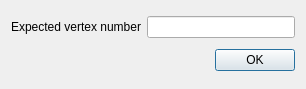
<?xml version="1.0" encoding="UTF-8"?>
<ui version="4.0">
 <class>DialogSurfaceMeshSimplification</class>
 <widget class="QDialog" name="DialogSurfaceMeshSimplification">
  <property name="geometry">
   <rect>
    <x>0</x>
    <y>0</y>
    <width>306</width>
    <height>89</height>
   </rect>
  </property>
  <property name="windowTitle">
   <string>Surface Sampling</string>
  </property>
  <layout class="QVBoxLayout" name="verticalLayout">
   <item>
    <layout class="QHBoxLayout" name="horizontalLayout">
     <item>
      <widget class="QLabel" name="labelVertexNumber">
       <property name="text">
        <string>Expected vertex number</string>
       </property>
      </widget>
     </item>
     <item>
      <widget class="QLineEdit" name="lineEditVertexNumber"/>
     </item>
    </layout>
   </item>
   <item>
    <layout class="QHBoxLayout" name="horizontalLayout_2">
     <item>
      <spacer name="horizontalSpacer_3">
       <property name="orientation">
        <enum>Qt::Horizontal</enum>
       </property>
       <property name="sizeHint" stdset="0">
        <size>
         <width>0</width>
         <height>0</height>
        </size>
       </property>
      </spacer>
     </item>
     <item>
      <widget class="QPushButton" name="okButton">
       <property name="text">
        <string>OK</string>
       </property>
       <property name="default">
        <bool>true</bool>
       </property>
      </widget>
     </item>
    </layout>
   </item>
  </layout>
 </widget>
 <tabstops>
  <tabstop>lineEditVertexNumber</tabstop>
  <tabstop>okButton</tabstop>
 </tabstops>
 <resources/>
 <connections/>
</ui>
